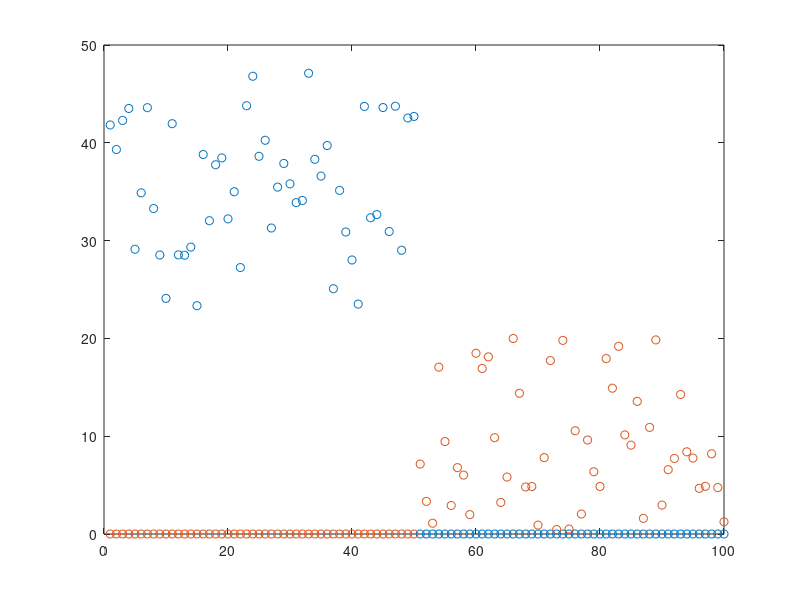

Recreate this plot in MATLAB.
sz=100;
x=(1:sz)';
y=zeros(sz,1);
c=zeros(sz,1);
for i=1:sz/2
    y(i)=10*rand+20;
end
y=y+20*rand(sz,1);
plot(x,y,'o');
set=[x,y];
m=[set(randi(sz,1),:)',set(randi(sz,1),:)'];
last=[0;0];
while any(last~=m)
    last=m;m1=set(i,:)';
    m1=[0;0];
    no1=0;
    m2=[0;0];
    no2=0;
    for i=1:sz
        a=sum((set(i,:)'-m(:,1)).^2);
        b=sum((set(i,:)'-m(:,2)).^2);
        if(a<b) 
            c(i)=1;
            m1=m1+set(i,:)';
            no1=no1+1;
        else
            c(i)=0;
            m2=m2+set(i,:)';
            no2=no2+1;
        end
    end
    for i=1:2
        m=[m1./no1,m2./no2];
    end
end
c2=zeros(sz,1);
c1=zeros(sz,1);
for i=1:sz
    if(c(i)==1)
        c2(i)=y(i);
    else
        c1(i)=y(i);
    end
end
plot(x,c2,'o');
hold on;
plot(x,c1,'o');
hold off;